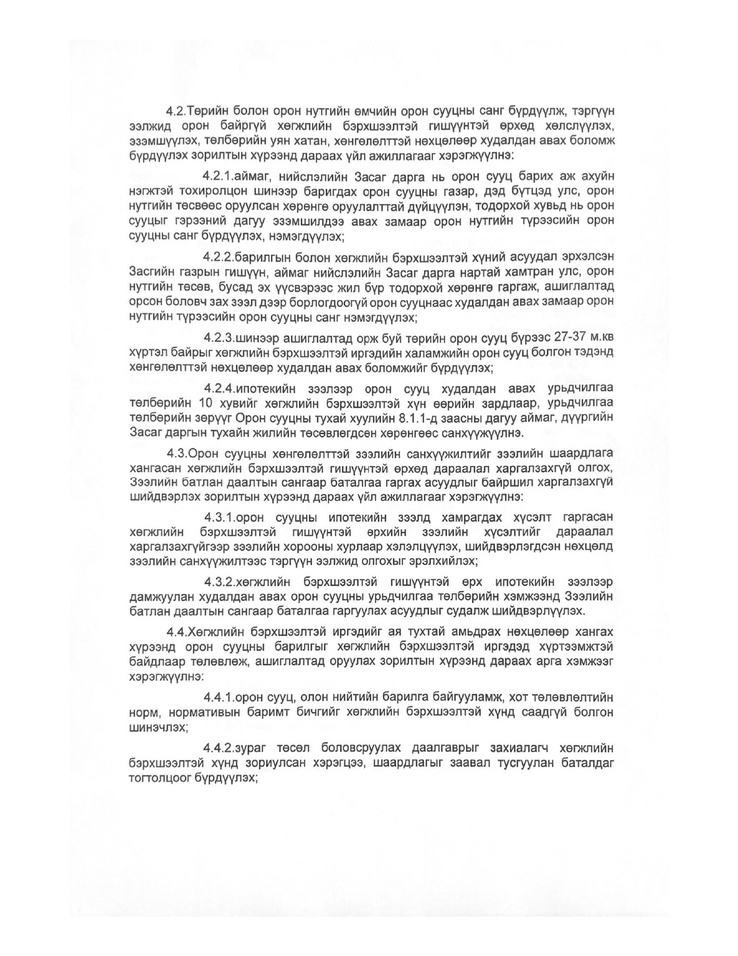
#> input picture test_imgs/img_001.jpg, 738 x 956 px, shrunk from 1275 x 1650 before the run
$ python -i segmentation_contour.py   (imports and definitions only)
#> lines starting #> are read from the running program, lines starting #| are printed output that depends on the picture; after the words box and inside, x2 and y2 are one past the last pixel; in counts of white or black regions, pixels touching at a corner belong together
#> further down, picture is the input picture: shape (956, 738, 3); min 3, max 255, mean 239.7
import cv2
import numpy as np

def get_contour_precedence(contour, cols):
    tolerance_factor = 61
    origin = cv2.boundingRect(contour)
    return ((origin[1] // tolerance_factor) * tolerance_factor) * cols + origin[0]

def sort_contours_by_y(contours):
    bounding_boxes = [cv2.boundingRect(c) for c in contours]
    sorted_indices = sorted(range(len(bounding_boxes)), key=lambda k: bounding_boxes[k][1])

    return [contours[i] for i in sorted_indices]

def segment_contours(image):
    _, thresh = cv2.threshold(image,127,255,cv2.THRESH_BINARY_INV)
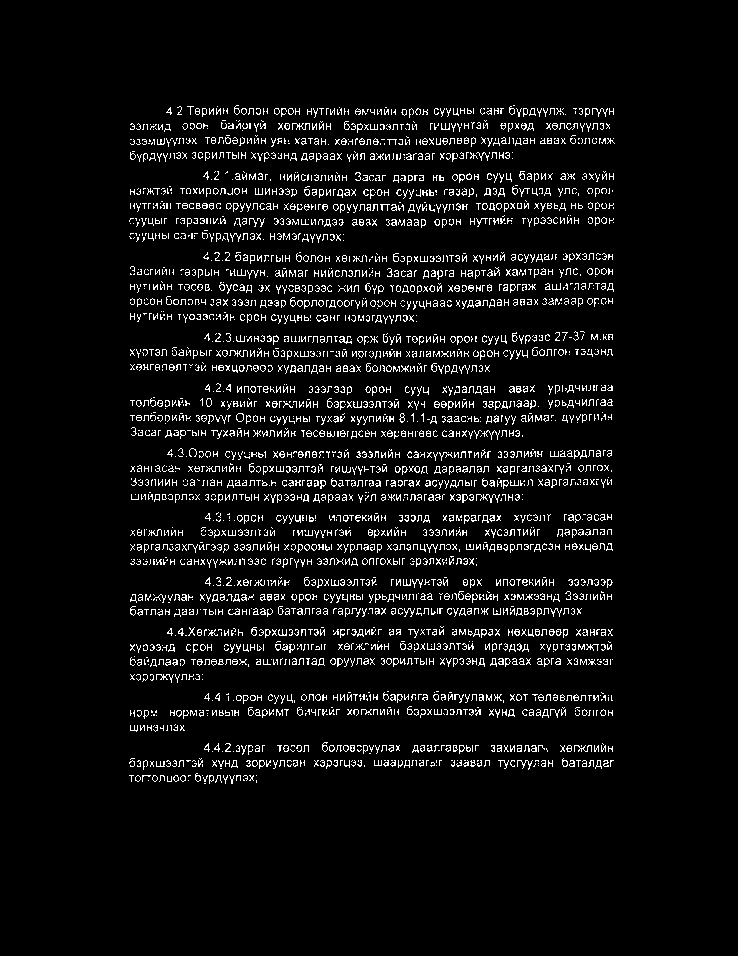
#> thresh: shape (956, 738, 3); 5.7% white in thin lines or dots, all inside (x1, y1, x2, y2) = (129, 105, 615, 784)
    kernel = np.ones((5,100), np.uint8)
    img_dilation = cv2.dilate(thresh, kernel, iterations=1)
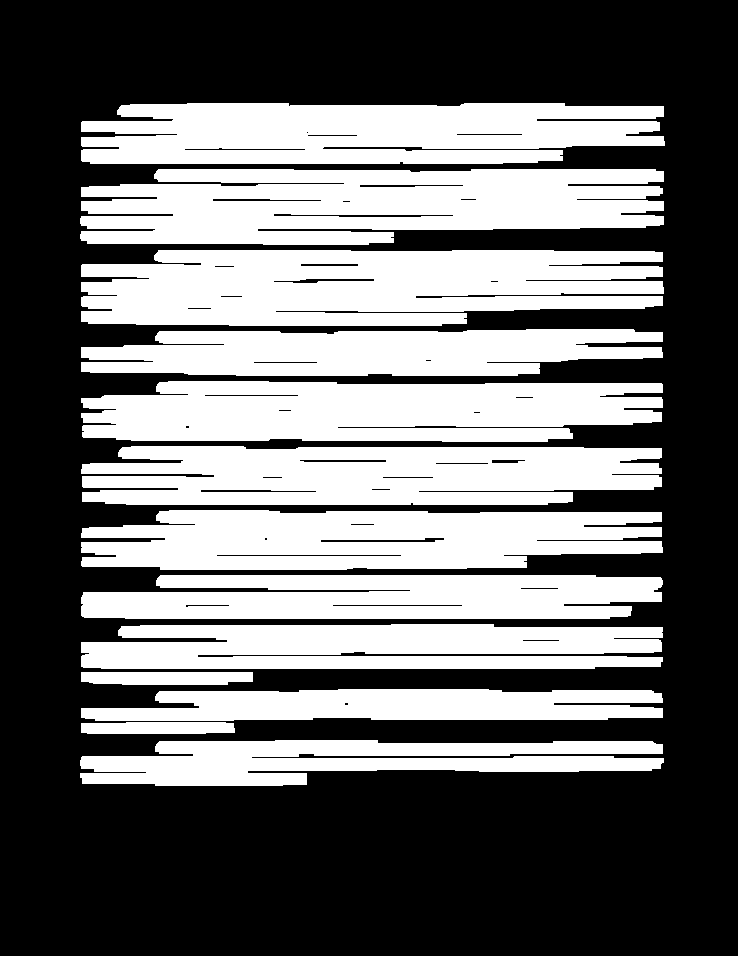
#> img_dilation: shape (956, 738, 3); 42.2% white; 13 white regions, largest, box (x1, y1, x2, y2) and area: (81, 250, 664, 326) 37493, (80, 169, 664, 245) 35892, (81, 103, 665, 164) 30596

#> (the run stopped early here; a loop or call above may not have finished)

$ run again, on test_imgs/img_002.jpg
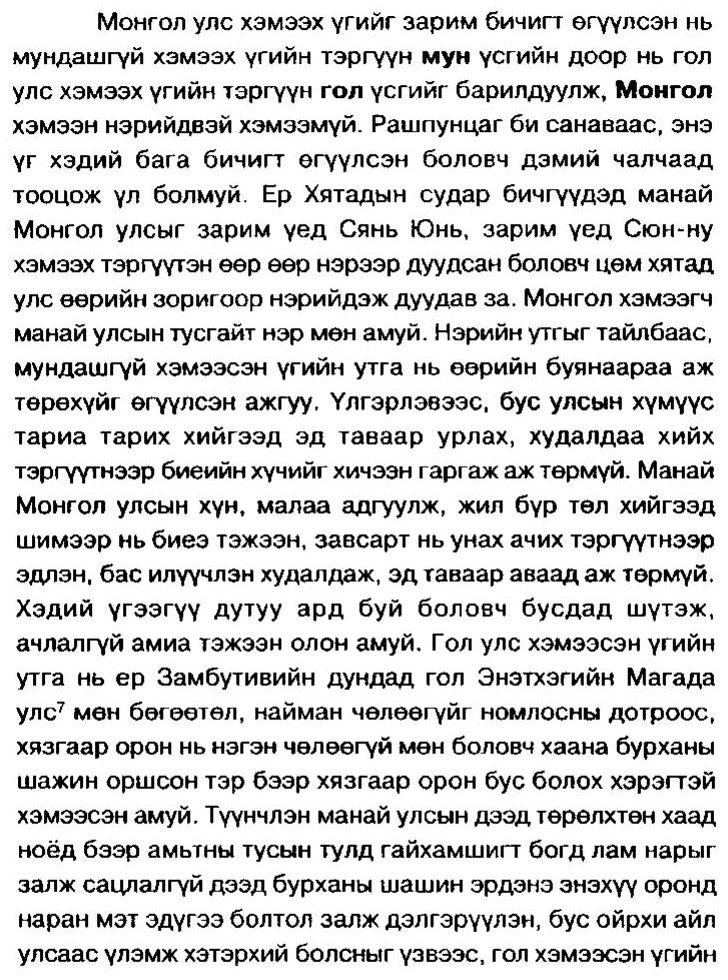
#> input picture test_imgs/img_002.jpg, 728 x 980 px
#> picture is the input picture: shape (980, 728, 3); min 0, max 255, mean 213
#> in segment_contours, `_, thresh = cv2.threshold(image,127,255,cv2.THRESH_BINARY_INV)`:
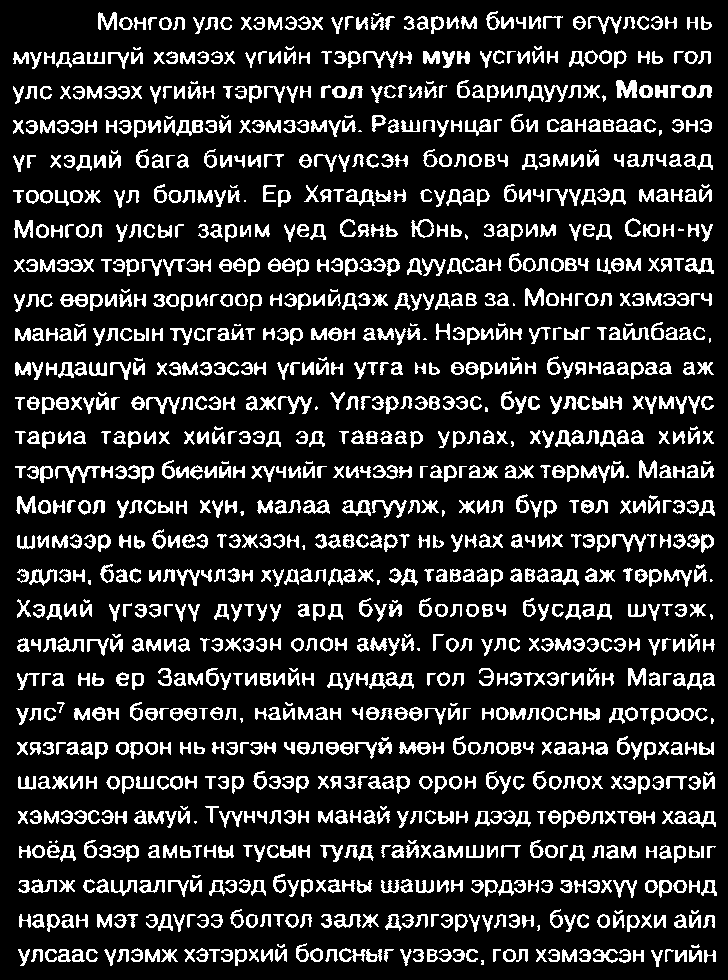
#> thresh: shape (980, 728, 3); 16.1% white; 1267 white regions (59 under 20 px), largest, box (x1, y1, x2, y2) and area: (339, 948, 382, 962) 289, (616, 80, 637, 98) 278, (55, 466, 100, 483) 272
#> in segment_contours, `img_dilation = cv2.dilate(thresh, kernel, iterations=1)`:
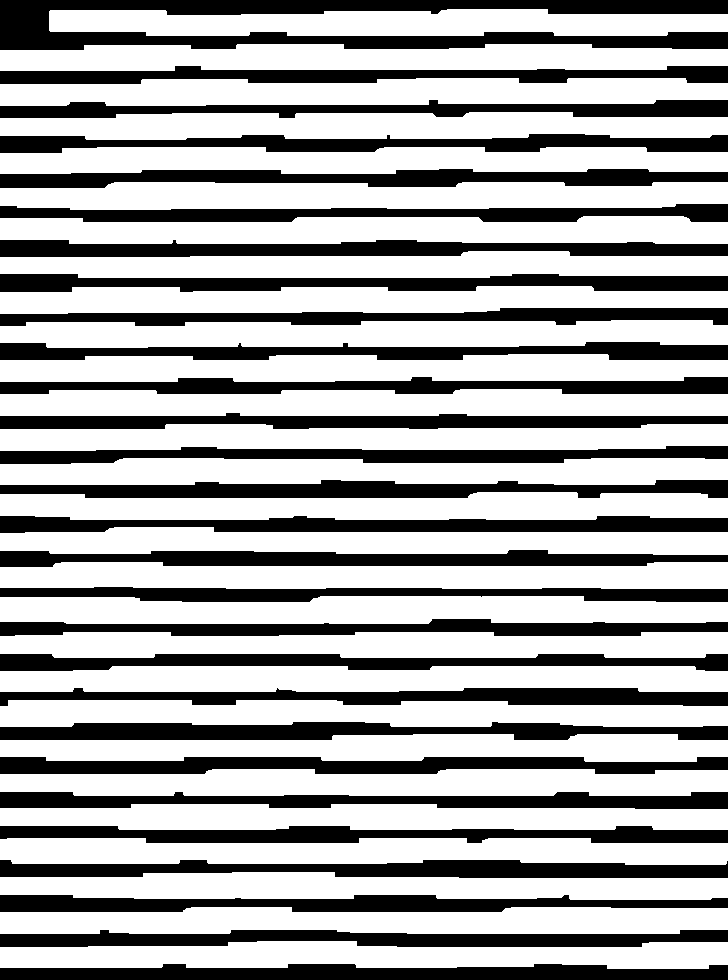
#> img_dilation: shape (980, 728, 3); 64.9% white; 28 black regions, largest, box (x1, y1, x2, y2) and area: (0, 0, 728, 50) 19006, (0, 860, 728, 878) 9450, (0, 964, 728, 980) 9379
